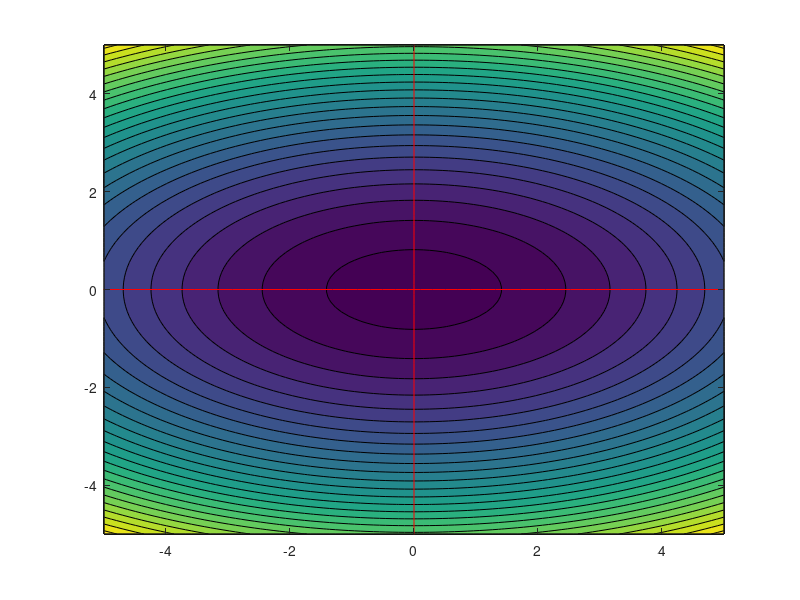

Write MATLAB code to recreate this figure. (Note: this script raises an error after producing the figure.)
% A = [3.4 2.2;...
%      2.2 2.6];
A = [1,0;0,3];
f = @(x) 0.5 * x' * A * x;
df = @(x) A*x;

% b = 100;
% f = @(x) (1-x(1))^2 + b*(x(2) - x(1)^2)^2;
% df = @(x) [-2*(1-x(1)) - 4*b*x(1)*(x(2)-x(1)^2);...
%            2*b*(x(2)-x(1)^2)];
       
% f = @(x) sum(polyval([0.75,3,0,-12,0],x));
% df = @(x) polyval([3,9,0,-12],x);

% f = @(x) sum(x.^4 - 16*x.^2 + 5*x)/2;
% df = @(x) 2*x.^3 - 16*x + 2.5;
% A = approx_jacobian(df,[1;1]);
        
a = -5; c = 5; b = -5; d = 5; rx = 0; ry = rx;
n = 100;
xx = linspace(a,c,n); yy = linspace(b,d,n);
[xx,yy] = meshgrid(xx,yy);
zz = zeros(size(xx));
for i=1:n
    for j=1:n
        zz(i,j) = f([xx(i,j);yy(i,j)]);
    end
end

contourf(xx,yy,zz,[0:0.002,1,1:2:f([5;5])]), hold on
xlim([a c]), ylim([b d])

[V,~] = eig(A);
t = linspace(-10,10);
v1 = V(:,1)*t + rx;
v2 = V(:,2)*t + ry;
plot(v1(1,:), v1(2,:),'r')
plot(v2(1,:), v2(2,:),'r')

m = 200;
[x,y] = ginput(1); x0 = [x;y]; x = x0;

B = approx_jacobian(df,x0);
[V,~] = eig(B);
t = linspace(-10,10);
v1 = V(:,1)*t + x0;
v2 = V(:,2)*t + x0;
plot(v1(1,:), v1(2,:),'g')
plot(v2(1,:), v2(2,:),'g')

X = x;
for i=1:m
    p = -df(x);
    g = @(a) gg(a,x,p,df);
    alpha = fzero(g,1e-2);
    x = x + alpha*p;
    X = [X,x];
end
plot(X(1,:),X(2,:),'-or')

x = x0;
[~,~,X] = adj_gd(df,x,1e-4);
plot(X(1,:),X(2,:),'-*y')

% x = x0;
% X = x;
% for i=1:m/2
%     p = -df(x);
%     p = [p(1);0];
%     g = @(a) gg(a,x,p,df);
%     alpha = fzero(g,1e-2);
%     x = x + alpha*p;
%     X = [X,x];
%     
%     p = -df(x);
%     p = [0;p(2)];
%     g = @(a) gg(a,x,p,df);
%     alpha = fzero(g,1e-2);
%     x = x + alpha*p;
%     X = [X,x];
% end
% plot(X(1,:),X(2,:),'-sw')
% 
% x = x0;
% X = x;
% p = -df(x);
% p = [p(1);0];
% g = @(a) gg(a,x,p,df);
% alpha = fzero(g,1e-2);
% x = x + alpha*p;
% X = [X,x];
% 
% p = -df(x);
% p = [0;p(2)];
% g = @(a) gg(a,x,p,df);
% alpha = fzero(g,1e-2);
% x = x + alpha*p;
% X = [X,x];
% for i=3:m/2
%     for j=1:2
%         p = -df(x);
%         g = @(a) gg(a,x,p,df);
%         alpha = fzero(g,1e-2);
%         x = x + alpha*p;
%         X = [X,x];
%     end
%     p = X(:,i) - x;
%     g = @(a) gg(a,x,p,df);
%     alpha = fzero(g,1e-2);
%     x = x + alpha*p;
%     X = [X,x];
% end
% plot(X(1,:),X(2,:),'-dc')

function y = gg(a,x,p,df)
y = p' * df(x + a*p);
end